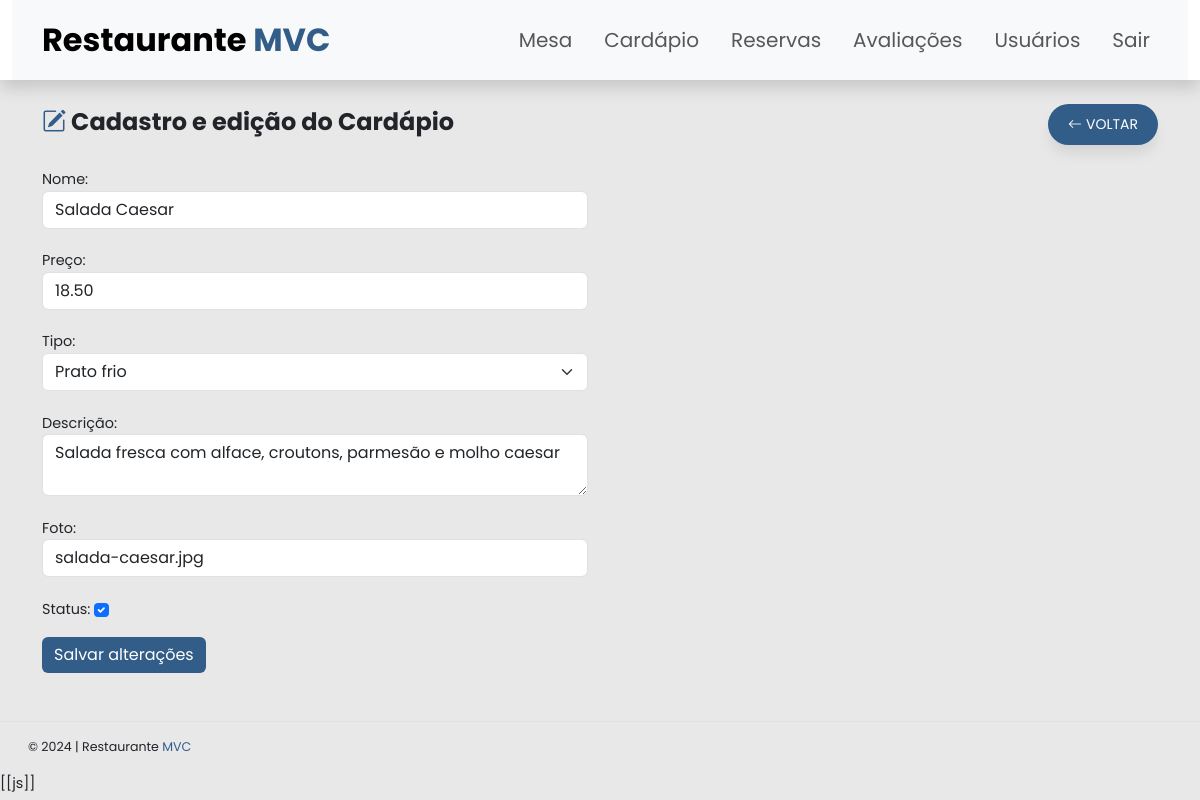
The app's page /cardapio-adm/editar/2 (signed in) with its own data.
### tables this page shows
CREATE TABLE IF NOT EXISTS `cardapio` (
  `idCardapio` int(11) NOT NULL AUTO_INCREMENT,
  `nome` varchar(100) NOT NULL,
  `preco` decimal(10,2) NOT NULL,
  `tipo` varchar(50) NOT NULL,
  `descricao` text,
  `foto` varchar(255) DEFAULT NULL,
  `status` tinyint(1) NOT NULL DEFAULT 1,
  PRIMARY KEY (`idCardapio`)
);

### models/DataBase.php (called while the page is built)
<?php
class DataBase
{
  private static $conexao = null;
  public static function getConexao() {
    if ( self::$conexao == null ) {
      $host = $_ENV['DB_HOST'] ?? getenv('DB_HOST') ?: "localhost";
      $nomeDoBanco = $_ENV['DB_NAME'] ?? getenv('DB_NAME') ?: "restaurante-mvc";
      $usuario = $_ENV['DB_USER'] ?? getenv('DB_USER') ?: "root";
      $senha = $_ENV['DB_PASSWORD'] ?? getenv('DB_PASSWORD') ?: "";
      try {
        self::$conexao = new PDO(
          "mysql:host=$host;dbname=$nomeDoBanco",
          $usuario,
          $senha
        );
        self::$conexao -> setAttribute(
          PDO::ATTR_ERRMODE,
          PDO::ERRMODE_EXCEPTION
        );
      } catch (PDOException $erro) {
        echo "Erro de conexão: " . $erro -> getMessage();
      }
    }
    return self::$conexao;
  }
}

### models/CardapioModel.php (called while the page is built, shortened)
<?php
require_once "DataBase.php";
class Cardapio
{
  private $db;
  public function __construct()
  {
    $this->db = DataBase::getConexao();
  }
  public function getById($idCardapio) {
    $sql = $this -> db -> prepare("SELECT * FROM cardapio WHERE idCardapio = ?");
    $sql -> execute([$idCardapio]);
    return $sql->fetch(PDO::FETCH_ASSOC);
  }
}

### controllers/CardapioController.php (the view, shortened to what this page needs)
<?php
require_once "models/CardapioModel.php";
class CardapioController
{
  public $baseUrl = "http://localhost:8080";
  private $cardapioModel;
  public function __construct()
  {
    $this -> cardapioModel = new Cardapio;
  }
  public function editar($idCardapio) {
    $cardapio = $this -> cardapioModel -> getById($idCardapio);
    $nome = $cardapio["nome"];
    $preco = $cardapio["preco"];
    $descricao = $cardapio["descricao"];
    $foto = $cardapio["foto"];
    $status = $cardapio["status"] == true ? "checked" : "";
    $tipos = ["Prato quente", "Prato frio", "Sobremesa", "Bebida", "Outros"];
    $tipo = "<option></option>";
    foreach ($tipos as $t) {
      $selecionado = $cardapio["tipo"] == $t ? "selected" : "";
      $tipo .= "<option $selecionado>$t</option>";
    }
    $baseUrl = $this -> baseUrl;
    require "views/CardapioForm.php";
  }
}

### views/CardapioForm.php (shortened to what this page needs)
<?php
$header = file_get_contents("views/templates/html/header.html");
$footer = file_get_contents("views/templates/html/footer.html");
$header = str_replace("[[base-url]]", $baseUrl, $header);
echo $header;
?>
<main>
  <section class="container mt-4">
    <div class="row">
      <div class="col-md-6">
        <span class="fs-4"><span class="text-primary"><i class="bi bi-pencil-square"></i></span><strong> Cadastro e edição do Cardápio</strong></span>
      </div>
      <div class="col-md-6 text-end">
        <a href="<?=$baseUrl?>/cardapio-adm" class="btn btn-sm btn-primary btns"><b><i class="bi bi-arrow-left me-1"></i></b>VOLTAR</a>
      </div>
    </div>
      <div class="row mt-4">
          <div class="col-md-6">
            <form action="<?= $baseUrl ?>/cardapio-adm/atualizar" method="post">
              <label for="nome">Nome:</label>
              <input class="form-control" type="text" name="nome" id="nome" value="<?= $nome ?>" required placeholder="Digite o nome do prato">
              <br>
              <label for="preco">Preço:</label>
              <input class="form-control" type="number" name="preco" id="preco" min="0" step="0.01" value="<?= $preco ?>" required placeholder="Valor do prato">
              <br>
              <label for="tipo">Tipo:</label>
              <select name="tipo" id="tipo" class="form-select" required>
                <?= $tipo ?>
              </select>
              <br>
              <label>Descrição:</label>
              <textarea class="form-control" name="descricao" id="descricao" placeholder="Descrição do item" required minlength="30"><?= $descricao ?></textarea>
              <br>
              <label for="foto">Foto:</label>
              <input class="form-control" type="url" name="foto" id="foto" value="<?= $foto ?>" required>
              <br>
              <label for="status">Status:</label>
              <input class="form-check-input" value="1" type="checkbox" name="status" id="status"<?= $status ?>>
              <br>
              <button class="btn btn-primary mt-3" type="submit">Salvar alterações</button>
            </form>
          </div>
      </div>
  </section>
</main>
<?php
echo $footer;
?>

### views/templates/css/style.css (style rules this page uses)
body { font-family: 'Poppins', serif ,sans-serif !important; font-size: .9rem !important; height: 100vh; }
:root { --color-info: #29abe0; --color-primary: #325d88; --color-primary-transparent: hsla(210, 46%, 36%, 0.623); --color-primary-hover: hwb(210 20% 47% / 0.76); --gray: #a0a7b1; --box-shadow: 0 10px 15px -3px rgba(0, 0, 0, 0.1); --background: #ebecf0; --table-backgound: #fff; --primary: #101824; --odd-row: #f6f9ff; --gray-background: #edeef1; --gary-mid: #f1f2f6; }
.text-primary { color: var(--color-primary)!important; }
.btn-primary { background-color: var(--color-primary); border: none; }
.btns { border-radius: 20px; padding: 10px 20px; border-radius: 24px; box-shadow: var(--box-shadow); transition: .3s ease-in-out; }

### records on screen
cardapio: nome "Salada Caesar", preco "18.50", descricao "Salada fresca com alface, croutons, parmesão e molho caesar", foto "salada-caesar.jpg"

### other values on screen
$header "Restaurante MVC Mesa Cardápio Reservas Avaliações Usuários Sair"
$footer "© 2024 | Restaurante MVC [[js]]"
form field tipo "Prato frio"
